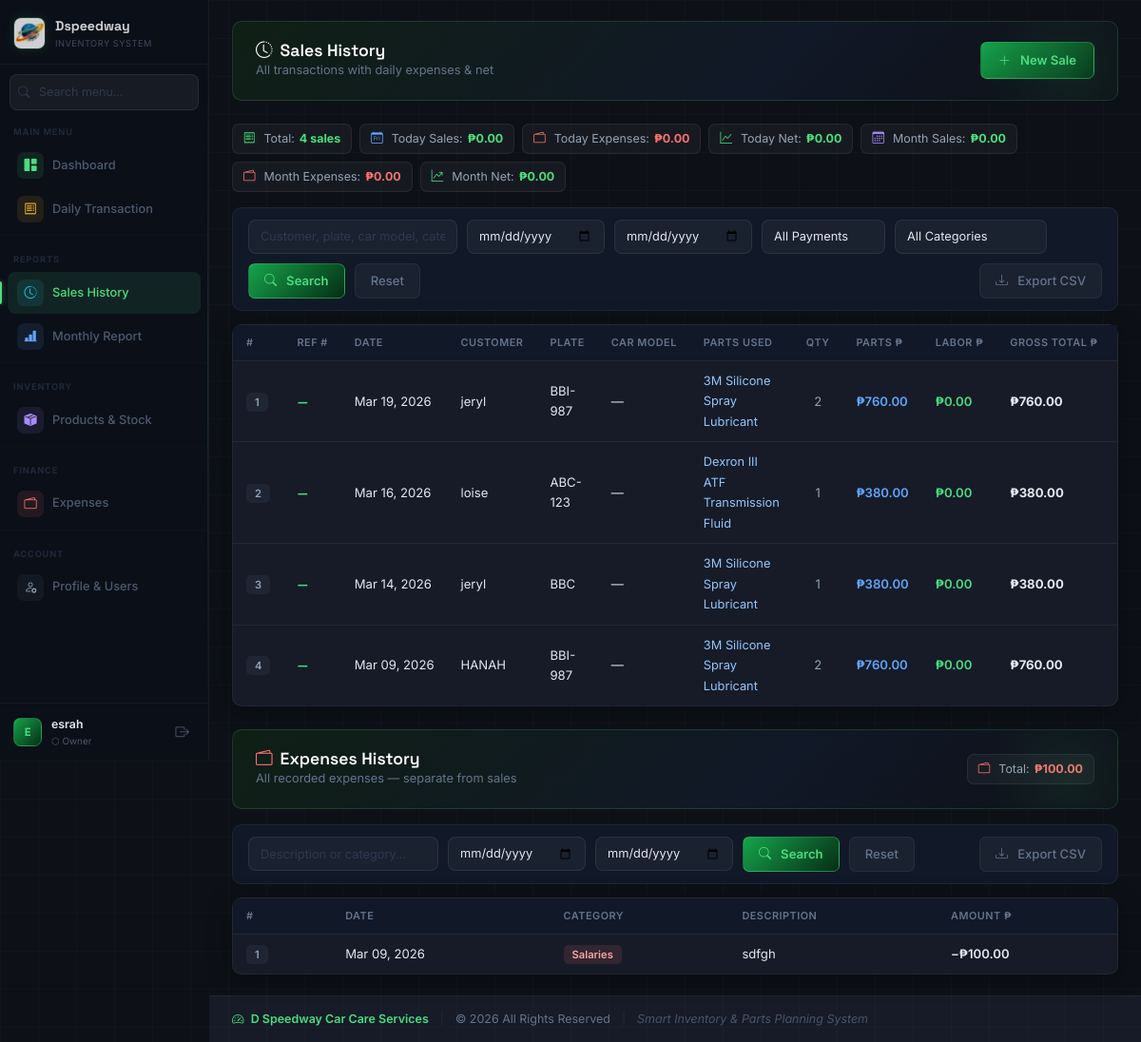
Screenshot of /sales-history.php (signed in) with the database file from the repository.
### tables this page shows
CREATE TABLE `sales` (
  `id` int(11) NOT NULL,
  `sale_date` date NOT NULL,
  `customer_name` varchar(255) NOT NULL DEFAULT '',
  `plate_number` varchar(50) NOT NULL DEFAULT '',
  `parts_total` decimal(12,2) NOT NULL DEFAULT 0.00,
  `labor_total` decimal(12,2) NOT NULL DEFAULT 0.00,
  `created_by` int(11) DEFAULT NULL,
  `created_at` timestamp NOT NULL DEFAULT current_timestamp()
);

CREATE TABLE `sale_items` (
  `id` int(11) NOT NULL,
  `sale_id` int(11) NOT NULL,
  `line_type` enum('parts','labor') NOT NULL,
  `product_id` int(11) DEFAULT NULL,
  `description` varchar(255) DEFAULT NULL,
  `quantity` int(11) NOT NULL DEFAULT 1,
  `unit_price` decimal(10,2) NOT NULL,
  `amount` decimal(12,2) NOT NULL,
  `created_at` timestamp NOT NULL DEFAULT current_timestamp()
);

CREATE TABLE `expenses` (
  `id` int(11) NOT NULL,
  `expense_date` date NOT NULL,
  `category` varchar(100) NOT NULL,
  `description` varchar(255) NOT NULL,
  `amount` decimal(12,2) NOT NULL DEFAULT 0.00,
  `created_by` int(11) DEFAULT NULL,
  `created_at` timestamp NOT NULL DEFAULT current_timestamp()
);

### sales-history.php (the view, shortened to what the rows shown need)
<?php
require_once 'backend/db.php';
$expenseRows = [];
$re2 = $conn->query("
    SELECT id, expense_date, category, description, amount
    FROM expenses
    ORDER BY expense_date DESC, id DESC
");
if ($re2)
    while ($row = $re2->fetch_assoc())
        $expenseRows[] = $row;
$hasPayCol = $conn->query("SHOW COLUMNS FROM sales LIKE 'payment_method'")->num_rows > 0;
$paySelect = $hasPayCol ? ", payment_method" : ", 'cash' AS payment_method";
$hasCarModelCol = $conn->query("SHOW COLUMNS FROM sales LIKE 'car_model'")->num_rows > 0;
$carModelSelect = $hasCarModelCol ? ", car_model" : ", '' AS car_model";
$hasRefCol = $conn->query("SHOW COLUMNS FROM sales LIKE 'reference_number'")->num_rows > 0;
$refSelect = $hasRefCol ? ", reference_number" : ", '' AS reference_number";
$salesRows = [];
$r = $conn->query("
    SELECT id, sale_date, customer_name, plate_number,
           parts_total, labor_total,
           (parts_total + labor_total) AS grand_total
           $paySelect
           $carModelSelect
           $refSelect
    FROM sales
    ORDER BY sale_date DESC, id DESC
");
if ($r)
    while ($row = $r->fetch_assoc())
        $salesRows[] = $row;
$partsBySale = [];
$partsQtyBySale = [];
$categoriesBySale = [];
$searchTermsBySale = [];
$rp = $conn->query("
    SELECT si.sale_id, si.line_type, si.description, si.quantity,
           c.category_name
    FROM sale_items si
    LEFT JOIN products p ON si.product_id = p.product_id
    LEFT JOIN categories c ON p.category_id = c.category_id
    ORDER BY si.sale_id, si.id
");
if ($rp) {
    while ($row = $rp->fetch_assoc()) {
        $sid = $row['sale_id'];
        $searchTermsBySale[$sid] ??= [];
        $searchTermsBySale[$sid][] = $row['description'];
        if ($row['category_name']) {
            $searchTermsBySale[$sid][] = $row['category_name'];
            $categoriesBySale[$sid][$row['category_name']] = true;
        }
        if ($row['line_type'] === 'parts') {
            $partsBySale[$sid] ??= [];
            $partsBySale[$sid][] = [
                'description' => $row['description'],
                'quantity'    => (int) $row['quantity'],
                'category'    => $row['category_name'],
            ];
            $partsQtyBySale[$sid] = ($partsQtyBySale[$sid] ?? 0) + (int) $row['quantity'];
        }
    }
}
?>
<!DOCTYPE html>
<html lang="en">
<head>
    <link href="https://cdn.jsdelivr.net/npm/bootstrap@5.3.2/dist/css/bootstrap.min.css" rel="stylesheet">
    <link rel="stylesheet" href="https://cdn.jsdelivr.net/npm/bootstrap-icons@1.11.1/font/bootstrap-icons.css">
    <link rel="stylesheet" href="assets/css/app.css">
    <link rel="stylesheet" href="assets/css/sales-history.css">
</head>
<body>
    <main class="app-main">
        <div class="card">
            <div class="card-body p-0">
                <div class="table-responsive">
                    <table class="data-table" id="salesTable">
                        <thead>
                            <tr>
                                <th>#</th>
                                <th>Ref #</th>
                                <th>Date</th>
                                <th>Customer</th>
                                <th>Plate</th>
                                <th>Car Model</th>
                                <th>Parts Used</th>
                                <th>QTY</th>
                                <th>Parts ₱</th>
                                <th>Labor ₱</th>
                                <th>Gross Total ₱</th>
                                <th>Payment</th>
                            </tr>
                        </thead>
                        <tbody id="salesBody">
                            <?php if (empty($salesRows)): ?>
                                <tr>
                                    <td colspan="13" style="text-align:center;padding:30px;color:#64748b;">
                                        No sales yet. <a href="sales.php">Record one →</a>
                                    </td>
                                </tr>
                            <?php else:
                                $rowNum = 0;
                                foreach ($salesRows as $s):
                                    $rowNum++;
                                    $pm = $s['payment_method'] ?? 'cash';
                                    $gross = (float) $s['grand_total'];
                                    ?>
                                    <?php
                                    $saleParts   = $partsBySale[$s['id']] ?? [];
                                    $savedPartsQty = $partsQtyBySale[$s['id']] ?? 0;
                                    $saleCats    = $categoriesBySale[$s['id']] ?? [];
                                    $searchTerms = $searchTermsBySale[$s['id']] ?? [];
                                    $partsLabel = $saleParts
                                        ? implode(', ', array_map(
                                            fn($p) => (
                                                $p['description'] === '' || ctype_digit((string) $p['description'])
                                                    ? '⚠ Unrecorded part'
                                                    : $p['description']
                                            ),
                                            $saleParts
                                          ))
                                        : '';
                                    $searchIndex = strtolower(htmlspecialchars(
                                        $s['customer_name'] . ' ' . $s['plate_number'] . ' ' . ($s['car_model'] ?? '')
                                        . ' ' . implode(' ', $searchTerms)
                                    ));
                                    $catAttr = strtolower(htmlspecialchars(implode(' ', array_keys($saleCats))));
                                    ?>
                                    <tr data-id="<?= $s['id'] ?>" data-date="<?= $s['sale_date'] ?>" data-pay="<?= $pm ?>"
                                        data-categories="<?= $catAttr ?>"
                                        data-search="<?= $searchIndex ?>">
                                        <td><span class="badge-gray row-num"><?= $rowNum ?></span></td>
                                        <td style="white-space:nowrap;">
                                            <span style="font-family:'Space Grotesk',sans-serif;font-weight:700;color:#4ade80;">
                                                <?= htmlspecialchars($s['reference_number'] ?: '—') ?>
                                            </span>
                                        </td>
                                        <td style="white-space:nowrap;"><?= date('M d, Y', strtotime($s['sale_date'])) ?></td>
                                        <td><?= htmlspecialchars($s['customer_name'] ?: '—') ?></td>
                                        <td><?= htmlspecialchars($s['plate_number'] ?: '—') ?></td>
                                        <td><?= htmlspecialchars($s['car_model'] ?: '—') ?></td>
                                        <td style="max-width:220px;">
                                            <?php if ($partsLabel): ?>
                                                <span style="font-size:.8rem;color:#93c5fd;" title="<?= htmlspecialchars($partsLabel) ?>">
                                                    <?= htmlspecialchars(mb_strimwidth($partsLabel, 0, 60, '…')) ?>
                                                </span>
                                            <?php else: ?>
                                                <span style="color:#2e3a4e;font-style:italic;">—</span>
                                            <?php endif; ?>
                                        </td>
                                        <td style="text-align:center;color:#94a3b8;">
                                            <?= $savedPartsQty > 0 ? $savedPartsQty : '—' ?>
                                        </td>
                                        <td style="color:#60a5fa;font-weight:600;">₱<?= number_format($s['parts_total'], 2) ?>
                                        </td>
                                        <td style="color:#4ade80;font-weight:600;">₱<?= number_format($s['labor_total'], 2) ?>
                                        </td>
                                        <td style="font-weight:700;">₱<?= number_format($gross, 2) ?></td>
                                        <td>
                                        </td>
                                    </tr>
                                <?php endforeach; endif; ?>
                        </tbody>
                    </table>
                </div>
            </div>
        </div>
        <div class="card">
            <div class="card-body p-0">
                <div class="table-responsive">
                    <table class="data-table" id="expensesTable">
                        <thead>
                            <tr>
                                <th>#</th>
                                <th>Date</th>
                                <th>Category</th>
                                <th>Description</th>
                                <th>Amount ₱</th>
                            </tr>
                        </thead>
                        <tbody id="expensesBody">
                            <?php if (empty($expenseRows)): ?>
                                <tr>
                                    <td colspan="5" style="text-align:center;padding:30px;color:#64748b;">
                                        No expenses recorded yet.
                                    </td>
                                </tr>
                            <?php else: ?>
                                <?php $expRowNum = 0;
                                foreach ($expenseRows as $e):
                                    $expRowNum++; ?>
                                    <tr data-date="<?= $e['expense_date'] ?>" data-id="<?= $e['id'] ?>"
                                        data-search="<?= strtolower(htmlspecialchars($e['description'] . ' ' . $e['category'])) ?>">
                                        <td><span class="badge-gray row-num"><?= $expRowNum ?></span></td>
                                        <td style="white-space:nowrap;"><?= date('M d, Y', strtotime($e['expense_date'])) ?>
                                        </td>
                                        <td><span class="badge-red"><?= htmlspecialchars($e['category'] ?: 'Other') ?></span>
                                        </td>
                                        <td><?= htmlspecialchars($e['description']) ?></td>
                                        <td class="exp-cell">−₱<?= number_format($e['amount'], 2) ?></td>
                                    </tr>
                                <?php endforeach; ?>
                            <?php endif; ?>
                        </tbody>
                    </table>
                </div>
            </div>
        </div>
    </main>
</body>
</html>

### rows the page displays
sales: reference_number "—", sale_date "Mar 19, 2026", customer_name "jeryl", plate_number "BBI-987", car_model "—", id "3M Silicone Spray Lubricant", id "2", parts_total "760.00", labor_total "0.00", gross "760.00"
sales: reference_number "—", sale_date "Mar 16, 2026", customer_name "loise", plate_number "ABC-123", car_model "—", id.description "Dexron III ATF Transmission Fluid", id "1", parts_total "380.00", labor_total "0.00", gross "380.00"
sales: reference_number "—", sale_date "Mar 14, 2026", customer_name "jeryl", plate_number "BBC", car_model "—", id.description "3M Silicone Spray Lubricant", id "1", parts_total "380.00", labor_total "0.00", gross "380.00"
sales: reference_number "—", sale_date "Mar 09, 2026", customer_name "HANAH", plate_number "BBI-987", car_model "—", id "3M Silicone Spray Lubricant", id "2", parts_total "760.00", labor_total "0.00", gross "760.00"
expenses: expense_date "Mar 09, 2026", category "Salaries", description "sdfgh", amount "100.00"

### other values shown
$initials "E"
$userName "esrah"
$stats['total'] "4"
$stats['today_total'] "0.00"
$expStats['today_exp'] "0.00"
$stats['today_total'] - $expStats['today_exp'] "0.00"
$stats['month_total'] "0.00"
$expStats['month_exp'] "0.00"
$stats['month_total'] - $expStats['month_exp'] "0.00"
$totalExpenses "100.00"
